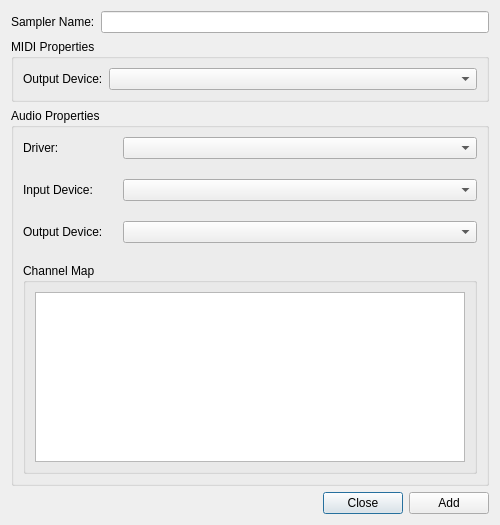
<?xml version="1.0" encoding="UTF-8"?>
<ui version="4.0">
 <class>Dialog</class>
 <widget class="QDialog" name="Dialog">
  <property name="geometry">
   <rect>
    <x>0</x>
    <y>0</y>
    <width>500</width>
    <height>525</height>
   </rect>
  </property>
  <property name="windowTitle">
   <string>Sampler Configuration</string>
  </property>
  <layout class="QVBoxLayout" stretch="0,0,1,0">
   <item>
    <layout class="QHBoxLayout" stretch="0,1">
     <item>
      <widget class="QLabel" name="label">
       <property name="text">
        <string>Sampler Name:</string>
       </property>
      </widget>
     </item>
     <item>
      <widget class="QLineEdit" name="name"/>
     </item>
    </layout>
   </item>
   <item>
    <widget class="QGroupBox" name="groupBox">
     <property name="title">
      <string>MIDI Properties</string>
     </property>
     <layout class="QFormLayout" name="formLayout">
      <item row="0" column="0">
       <widget class="QLabel" name="label">
        <property name="text">
         <string>Output Device:</string>
        </property>
       </widget>
      </item>
      <item row="0" column="1">
       <widget class="QComboBox" name="midiDevice"/>
      </item>
     </layout>
    </widget>
   </item>
   <item>
    <widget class="QGroupBox" name="groupBox_2">
     <property name="title">
      <string>Audio Properties</string>
     </property>
     <layout class="QVBoxLayout" name="verticalLayout_2" stretch="0,1">
      <property name="spacing">
       <number>20</number>
      </property>
      <item>
       <layout class="QFormLayout" name="formLayout_2">
        <item row="0" column="0">
         <widget class="QLabel" name="label_2">
          <property name="text">
           <string>Driver:</string>
          </property>
         </widget>
        </item>
        <item row="0" column="1">
         <widget class="QComboBox" name="audioDriver"/>
        </item>
        <item row="1" column="0">
         <widget class="QLabel" name="label_3">
          <property name="text">
           <string>Input Device:</string>
          </property>
         </widget>
        </item>
        <item row="1" column="1">
         <widget class="QComboBox" name="audioInputDevice"/>
        </item>
        <item row="2" column="0">
         <widget class="QLabel" name="label_4">
          <property name="text">
           <string>Output Device:</string>
          </property>
         </widget>
        </item>
        <item row="2" column="1">
         <widget class="QComboBox" name="audioOutputDevice"/>
        </item>
       </layout>
      </item>
      <item>
       <widget class="QGroupBox" name="groupBox">
        <property name="title">
         <string>Channel Map</string>
        </property>
        <layout class="QVBoxLayout" name="verticalLayout" stretch="1">
         <item>
          <widget class="QTableView" name="channelMap"/>
         </item>
        </layout>
       </widget>
      </item>
     </layout>
    </widget>
   </item>
   <item>
    <layout class="QHBoxLayout">
     <item>
      <spacer>
       <property name="orientation">
        <enum>Qt::Horizontal</enum>
       </property>
       <property name="sizeHint" stdset="0">
        <size>
         <width>0</width>
         <height>0</height>
        </size>
       </property>
      </spacer>
     </item>
     <item>
      <widget class="QPushButton" name="closeButton">
       <property name="text">
        <string>Close</string>
       </property>
       <property name="icon">
        <iconset resource="../../lib/lib.qrc">
         <normaloff>:/synthclone/images/16x16/close.png</normaloff>:/synthclone/images/16x16/close.png</iconset>
       </property>
      </widget>
     </item>
     <item>
      <widget class="QPushButton" name="addButton">
       <property name="text">
        <string>Add</string>
       </property>
       <property name="icon">
        <iconset resource="../../lib/lib.qrc">
         <normaloff>:/synthclone/images/16x16/add.png</normaloff>:/synthclone/images/16x16/add.png</iconset>
       </property>
      </widget>
     </item>
    </layout>
   </item>
  </layout>
 </widget>
 <resources>
  <include location="../../lib/lib.qrc"/>
 </resources>
 <connections/>
</ui>
